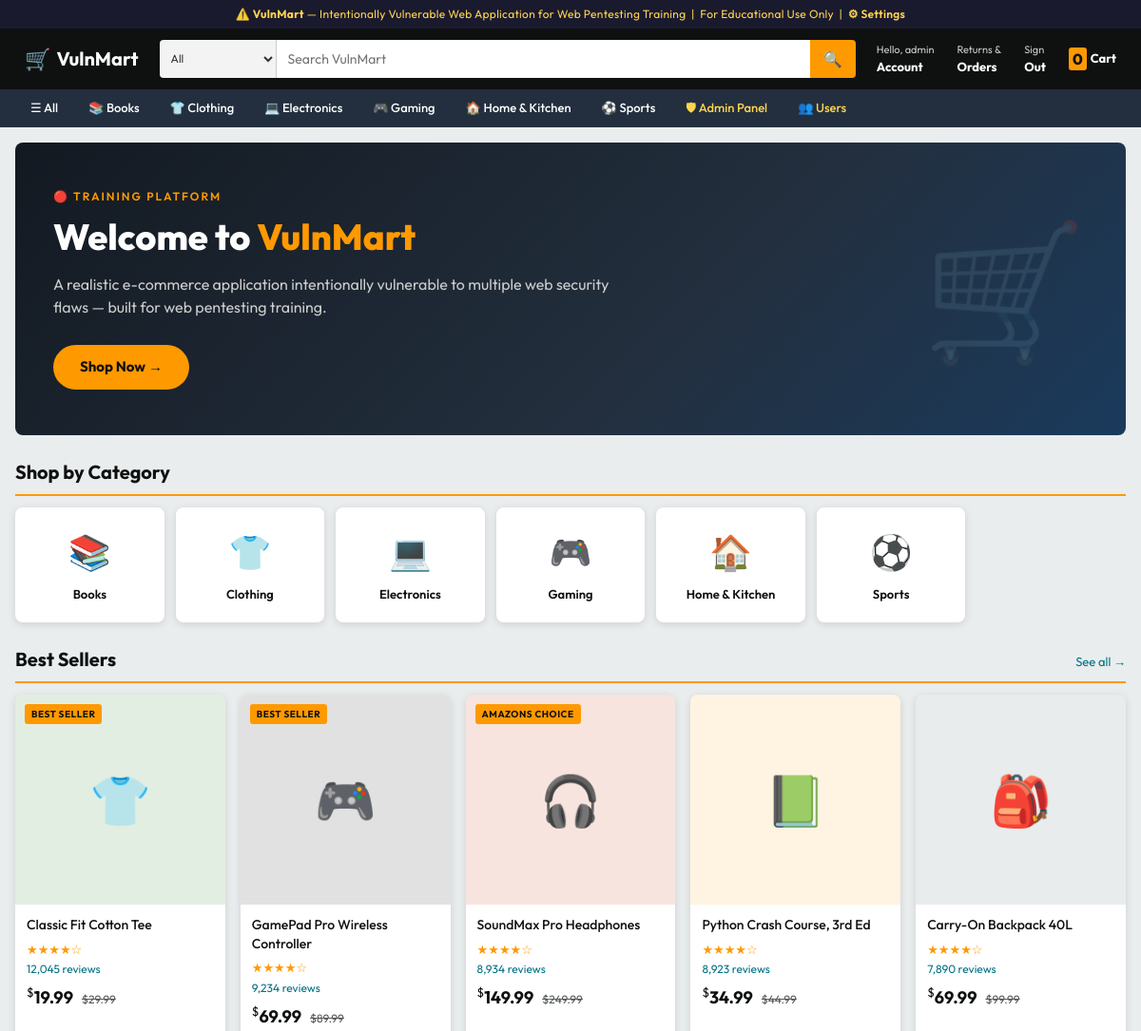
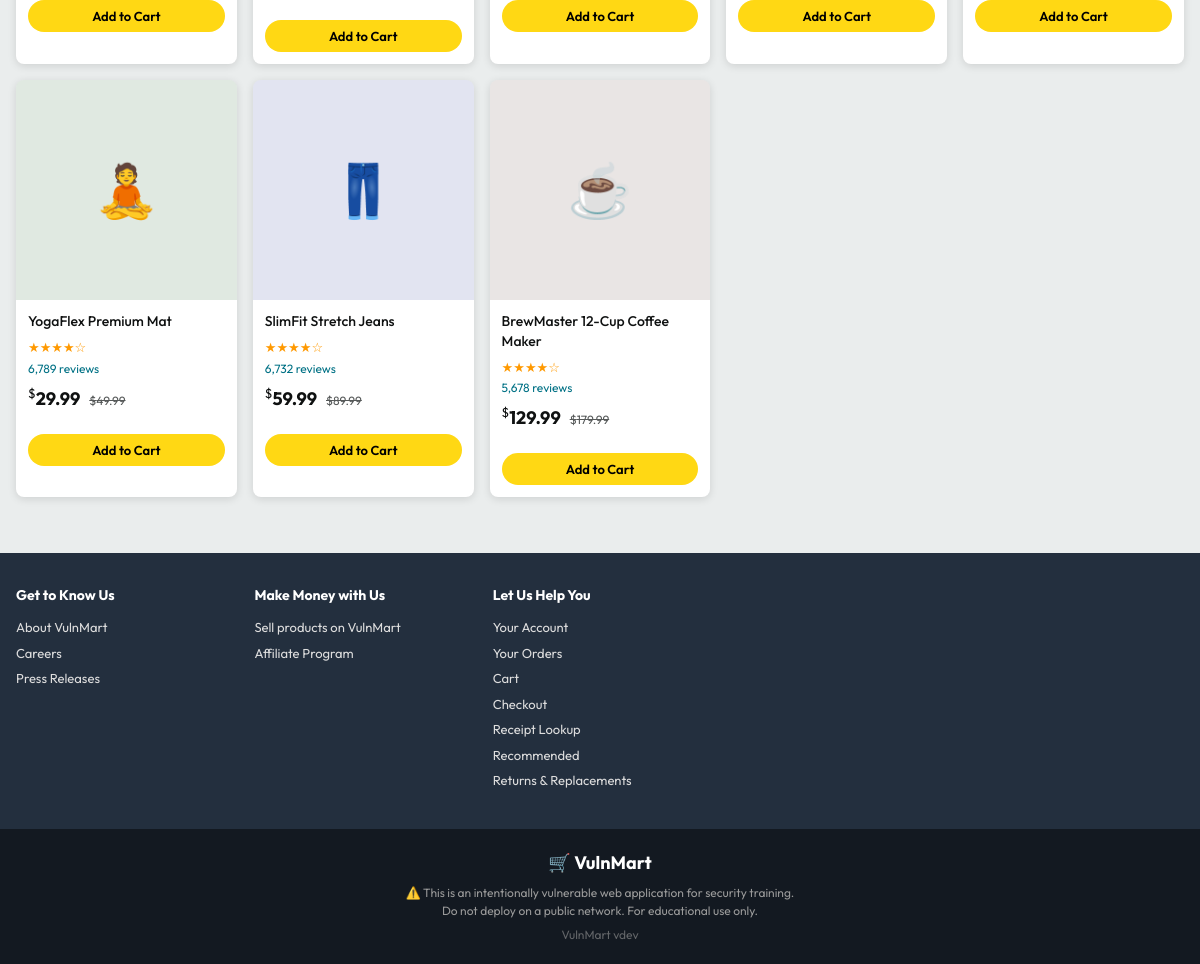
The page / (signed in) on the database its author committed (2 pictures, top to bottom).
### tables this page shows
CREATE TABLE categories (
    id INT AUTO_INCREMENT PRIMARY KEY,
    name VARCHAR(50) NOT NULL,
    slug VARCHAR(50) UNIQUE NOT NULL,
    icon VARCHAR(10)
);

CREATE TABLE products (
    id INT AUTO_INCREMENT PRIMARY KEY,
    name VARCHAR(200) NOT NULL,
    description TEXT,
    price DECIMAL(10,2) NOT NULL,
    original_price DECIMAL(10,2),
    category_id INT,
    stock INT DEFAULT 100,
    rating DECIMAL(2,1) DEFAULT 4.0,
    review_count INT DEFAULT 0,
    badge VARCHAR(30),
    image_color VARCHAR(7) DEFAULT '#FF9900',
    FOREIGN KEY (category_id) REFERENCES categories(id)
);

### src/config.php (called while the page is built, shortened)
<?php
function isLoggedIn(): bool {
    return isset($_SESSION['user_id']);
}
function isAdmin(): bool {
    return isset($_SESSION['role']) && $_SESSION['role'] === 'admin';
}

### src/includes/db.php (called while the page is built, shortened)
<?php
require_once __DIR__ . '/../config.php';
function getDB(): mysqli {
    static $conn = null;
    if ($conn === null) {
        $conn = new mysqli(DB_HOST, DB_USER, DB_PASS, DB_NAME);
        $conn->set_charset("utf8mb4");
    }
    return $conn;
}

### src/index.php (the view, shortened to what this page needs)
<?php
require_once __DIR__ . '/config.php';
require_once __DIR__ . '/includes/db.php';
$conn = getDB();
$featured = $conn->query("SELECT * FROM products ORDER BY review_count DESC LIMIT 8");
$featuredProducts = [];
if ($featured) while ($r = $featured->fetch_assoc()) $featuredProducts[] = $r;
$cats = $conn->query("SELECT * FROM categories ORDER BY name");
$categories = [];
if ($cats) while ($r = $cats->fetch_assoc()) $categories[] = $r;
$catIcons = ['electronics'=>'💻','clothing'=>'👕','books'=>'📚','home-kitchen'=>'🏠','gaming'=>'🎮','sports'=>'⚽'];
function stars(float $rating): string {
    $full = floor($rating);
    $half = ($rating - $full) >= 0.5 ? 1 : 0;
    return str_repeat('★', $full) . ($half ? '☆' : '') . str_repeat('☆', 5 - $full - $half);
}
include __DIR__ . '/includes/header.php';
?>
<div class="hero">
    <div class="hero-content">
        <p class="hero-eyebrow">🔴 Training Platform</p>
        <h1 class="hero-title">Welcome to <span>VulnMart</span></h1>
        <p class="hero-subtitle">A realistic e-commerce application intentionally vulnerable to multiple web security flaws — built for web pentesting training.</p>
        <a href="/search.php?q=" class="hero-btn">Shop Now →</a>
    </div>
</div>
<div class="section-header">
    <h2 class="section-title">Shop by Category</h2>
</div>
<div class="category-grid">
    <?php foreach ($categories as $c): ?>
    <a href="/category.php?slug=<?= htmlspecialchars($c['slug']) ?>" class="category-card">
        <div class="cat-icon"><?= $catIcons[$c['slug']] ?? '📦' ?></div>
        <div class="cat-name"><?= htmlspecialchars($c['name']) ?></div>
    </a>
    <?php endforeach; ?>
</div>
<div class="section-header">
    <h2 class="section-title">Best Sellers</h2>
    <a href="/search.php?q=" class="section-link">See all →</a>
</div>
<div class="product-grid">
    <?php foreach ($featuredProducts as $p): ?>
    <div class="product-card">
        <a href="/product.php?id=<?= $p['id'] ?>" style="text-decoration:none;color:inherit;display:block;">
        <div class="product-image" style="background:<?= htmlspecialchars($p['image_color']) ?>22">
            <?php
            $icons = ['1'=>'💻','2'=>'📱','3'=>'🎧','4'=>'📺','5'=>'📱','6'=>'📷','7'=>'👕','8'=>'👖','9'=>'🧥','10'=>'👟','11'=>'📖','12'=>'📗','13'=>'📘','14'=>'☕','15'=>'💡','16'=>'🎒','17'=>'🎮','18'=>'🪑','19'=>'🖱','20'=>'🧘','21'=>'⌚'];
            echo $icons[$p['id']] ?? '📦';
            ?>
            <?php if ($p['badge']): ?>
            <span class="product-badge"><?= htmlspecialchars($p['badge']) ?></span>
            <?php endif; ?>
        </div>
        <div class="product-info">
            <div class="product-name"><?= htmlspecialchars($p['name']) ?></div>
            <div class="product-stars"><?= stars($p['rating']) ?></div>
            <div class="product-reviews"><?= number_format($p['review_count']) ?> reviews</div>
            <div class="product-price">
                <span class="price-current"><span class="price-symbol">$</span><?= number_format($p['price'], 2) ?></span>
                <?php if ($p['original_price'] > $p['price']): ?>
                <span class="price-original">$<?= number_format($p['original_price'], 2) ?></span>
                <?php endif; ?>
            </div>
        </div>
        </a>
        <form method="POST" action="/cart.php" style="padding:0 12px 12px;">
            <button type="submit" class="add-to-cart-btn">Add to Cart</button>
        </form>
    </div>
    <?php endforeach; ?>
</div>
<?php include __DIR__ . '/includes/footer.php'; ?>

### src/includes/header.php (shortened to what this page needs)
<?php
require_once __DIR__ . '/../includes/db.php';
$_cat_icons = [
    'books'        => '📚',
    'clothing'     => '👕',
    'electronics'  => '💻',
    'gaming'       => '🎮',
    'home-kitchen' => '🏠',
    'sports'       => '⚽',
];
$_categories = [];
$_cats = getDB()->query("SELECT * FROM categories ORDER BY name");
if ($_cats) {
    while ($r = $_cats->fetch_assoc()) {
        $r['icon'] = $_cat_icons[$r['slug']] ?? '';
        $_categories[] = $r;
    }
}
?>
<!DOCTYPE html>
<html lang="en">
<head>
    <link rel="stylesheet" href="/assets/css/style.css">
</head>
<body>
<div class="training-banner">
    ⚠️ <strong>VulnMart</strong> — Intentionally Vulnerable Web Application for Web Pentesting Training &nbsp;|&nbsp; For Educational Use Only
    <?php if (isAdmin()): ?>
    &nbsp;|&nbsp; <a href="/admin/settings.php" style="color:#FFD54F;font-weight:600;">⚙ Settings</a>
    <?php endif; ?>
</div>
<header class="site-header">
    <div class="header-inner">
        <a href="/" class="site-logo">
            <span class="logo-icon">🛒</span>
            <span>VulnMart</span>
        </a>
        <form action="/search.php" method="GET" class="header-search">
            <select name="cat" class="search-cat-select">
                <option value="">All</option>
            </select>
            <input type="text" name="q" placeholder="Search VulnMart"
                   value="<?= isset($_GET['q']) ? htmlspecialchars($_GET['q']) : '' ?>"
                   class="search-input" autocomplete="off">
            <button type="submit" class="search-btn">🔍</button>
        </form>
        <div class="header-actions">
            <?php if (isLoggedIn()): ?>
            <a href="/profile.php" class="header-action-link">
                <span class="action-label">Hello, <?= htmlspecialchars($_SESSION['username']) ?></span>
                <span class="action-main">Account</span>
            </a>
            <a href="/orders.php" class="header-action-link">
                <span class="action-label">Returns &amp;</span>
                <span class="action-main">Orders</span>
            </a>
            <a href="/logout.php" class="header-action-link">
                <span class="action-label">Sign</span>
                <span class="action-main">Out</span>
            </a>
            <?php endif; ?>
            <a href="/cart.php" class="header-cart">
                <span class="cart-qty"><?= array_sum($_SESSION['cart'] ?? []) ?></span>
                <span>Cart</span>
            </a>
        </div>
    </div>
</header>
<nav class="cat-nav">
    <div class="cat-nav-inner">
        <a href="/" class="cat-nav-link">☰ All</a>
        <?php foreach ($_categories as $c): ?>
        <a href="/category.php?slug=<?= htmlspecialchars($c['slug']) ?>" class="cat-nav-link">
            <?= $c['icon'] ?> <?= htmlspecialchars($c['name']) ?>
        </a>
        <?php endforeach; ?>
        <?php if (isAdmin()): ?>
        <a href="/admin/index.php" class="cat-nav-link cat-nav-admin">🛡 Admin Panel</a>
        <a href="/admin/users.php" class="cat-nav-link cat-nav-admin">👥 Users</a>
        <?php endif; ?>
    </div>
</nav>
<main class="site-main">

### src/includes/footer.php (shortened to what this page needs)
</main>
<footer class="site-footer">
    <div class="footer-top">
        <div class="footer-col">
            <h4>Get to Know Us</h4>
            <a href="#">About VulnMart</a>
            <a href="#">Careers</a>
            <a href="#">Press Releases</a>
        </div>
        <div class="footer-col">
            <h4>Make Money with Us</h4>
            <a href="#">Sell products on VulnMart</a>
            <a href="#">Affiliate Program</a>
        </div>
        <div class="footer-col">
            <h4>Let Us Help You</h4>
            <a href="/profile.php">Your Account</a>
            <a href="/orders.php">Your Orders</a>
            <a href="/cart.php">Cart</a>
            <a href="/checkout.php">Checkout</a>
            <a href="/fileops.php">Receipt Lookup</a>
            <a href="/recommend.php">Recommended</a>
            <a href="#">Returns &amp; Replacements</a>
        </div>
    </div>
    <div class="footer-bottom">
        <span class="site-logo-sm">🛒 VulnMart</span>
        <p>⚠️ This is an intentionally vulnerable web application for security training.</p>
        <p>Do not deploy on a public network. For educational use only.</p>
        <p style="opacity:.6;font-size:12px;margin-top:6px;">VulnMart v<?= htmlspecialchars(defined('VULNMART_VERSION') ? VULNMART_VERSION : 'dev') ?></p>
    </div>
</footer>
</body>
</html>

### rows shown on the page
categories: icon "📚", name "Books", slug "📚"
categories: icon "👕", name "Clothing", slug "👕"
categories: icon "💻", name "Electronics", slug "💻"
categories: icon "🎮", name "Gaming", slug "🎮"
categories: icon "🏠", name "Home & Kitchen", slug "🏠"
categories: icon "⚽", name "Sports", slug "⚽"
products: id "👕", badge "BEST SELLER", name "Classic Fit Cotton Tee", rating "★★★★☆", review_count "12,045", price "19.99", original_price "29.99"
products: id "🎮", badge "BEST SELLER", name "GamePad Pro Wireless Controller", rating "★★★★☆", review_count "9,234", price "69.99", original_price "89.99"
products: id "🎧", badge "AMAZONS CHOICE", name "SoundMax Pro Headphones", rating "★★★★☆", review_count "8,934", price "149.99", original_price "249.99"
products: id "📗", name "Python Crash Course, 3rd Ed", rating "★★★★☆", review_count "8,923", price "34.99", original_price "44.99"
products: id "🎒", name "Carry-On Backpack 40L", rating "★★★★☆", review_count "7,890", price "69.99", original_price "99.99"
products: id "🧘", name "YogaFlex Premium Mat", rating "★★★★☆", review_count "6,789", price "29.99", original_price "49.99"
products: id "👖", name "SlimFit Stretch Jeans", rating "★★★★☆", review_count "6,732", price "59.99", original_price "89.99"
products: id "☕", name "BrewMaster 12-Cup Coffee Maker", rating "★★★★☆", review_count "5,678", price "129.99", original_price "179.99"

### other values the page prints
$_SESSION['username'] "admin"
array_sum($_SESSION['cart'] ?? []) "0"
defined('VULNMART_VERSION') ? VULNMART_VERSION : 'dev' "dev"
